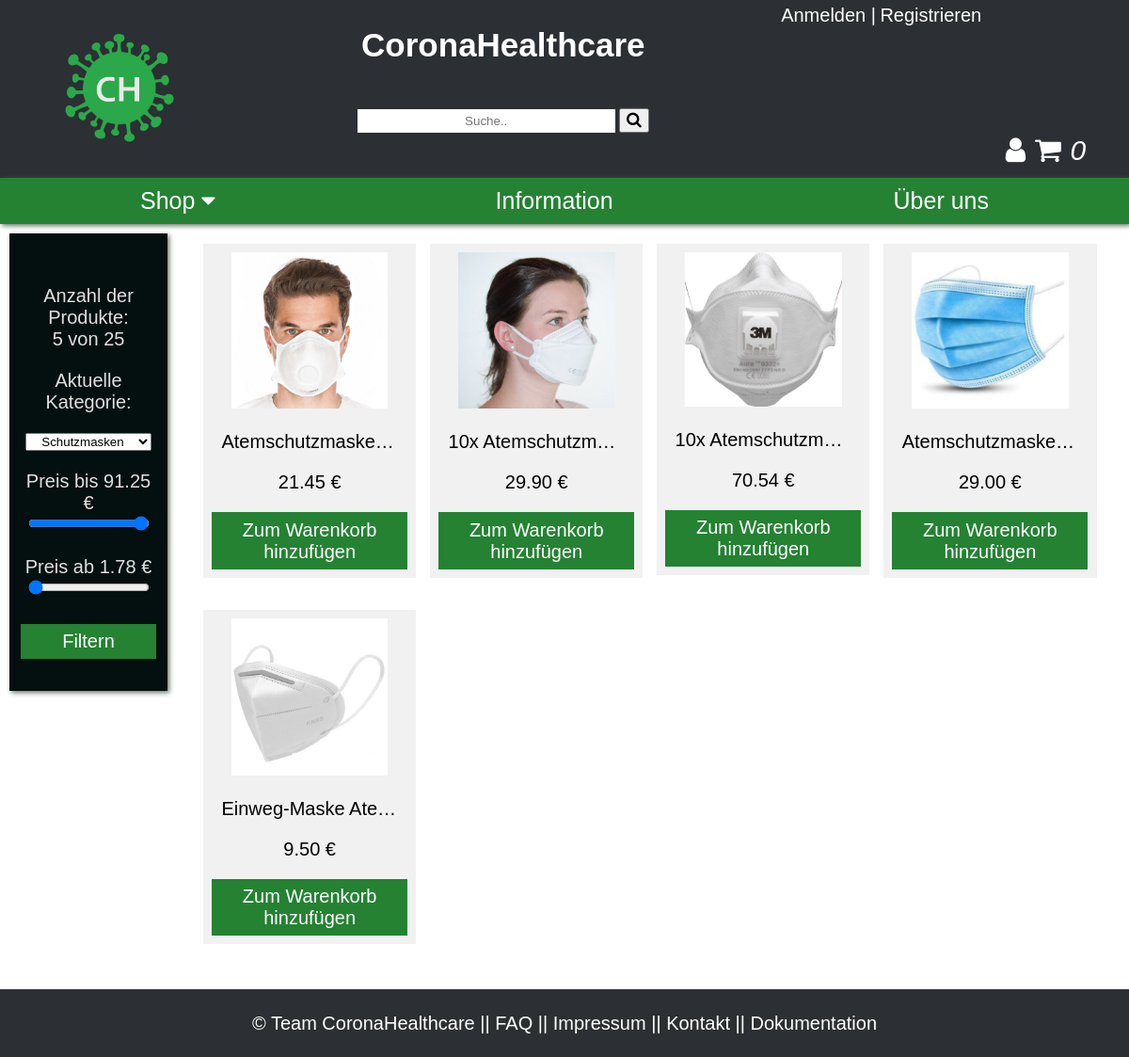
Screenshot of /index.php?c=shop&a=shop&categoryId=1 with the database file from the repository.
### tables this page shows
CREATE TABLE IF NOT EXISTS `product` (
  `id` INT NOT NULL AUTO_INCREMENT,
  `name` VARCHAR(45) NULL,
  `price` DECIMAL(10,2) NULL,
  `description` VARCHAR(255) NULL DEFAULT 'Zu diesem Produkt gibt es noch keine Beschreibung.',
  `picturepath` VARCHAR(255) NULL DEFAULT 'Kein Bild angegeben',
  `category_id` INT NOT NULL,
  PRIMARY KEY (`id`),
  INDEX `fk_product_category_idx` (`category_id` ASC),
  CONSTRAINT `fk_product_category1`
    FOREIGN KEY (`category_id`)
    REFERENCES `category` (`id`)
    ON DELETE NO ACTION
    ON UPDATE NO ACTION);

### core/controller.class.php (called while the page is built, shortened)
<?php
class Controller
{
	private $_action = null;
	private $_controllerName = null;
	protected $_params = [];
	public function __construct($action = null, $controllerName = null)
	{
		$this->_action         = $action;
		$this->_controllerName = $controllerName;
	}
	public function renderHTML()
	{
		$viewPath = $this->viewPath($this->_controllerName, $this->_action);
		extract($this->_params);
		if(file_exists($viewPath))
		{
				include $viewPath;
		}
		include __DIR__.'/../views/layout.php';
	}
	protected function viewPath($controllerName, $action)
	{
		return __DIR__.'/../views/'.$controllerName.'/'.$action.'.php';
	}
}

### core/_baseModel.class.php (called while the page is built, shortened)
<?php
abstract class BaseModel
{
    public static function tablename()
    {
        $class = get_called_class();
        if(defined($class.'::TABLENAME'))
        {
            return $class::TABLENAME;
        }
        return null;
    }
    public static function find($where = '')
    {
        $db = $GLOBALS['db'];
        $result = null;
        try
        {
            $sql = 'SELECT * FROM ' . self::tablename();
            if(!empty($where))
            {
                $sql .= ' WHERE ' . $where . ';';
            }
            $result = $db->query($sql)->fetchAll();
        }
        catch (PDOException $e)
        {
            die('Select statement failed: ' . $e->getMessage());
        }
        return $result;
    }
    public static function findOne($whereStr = '')
    {
        $results = self::find($whereStr);
        if(count($results) > 0)
        {
            return $results[0];
        }
        return null;
    }
}

### controller/shop_controller.php (called while the page is built, shortened)
<?php
class ShopController extends \app\core\Controller
{
    public function actionShop($categoryId = null, $priceMax = null, $priceMin = null)
    {
        if(isset($_GET['categoryId']))
        {
            $categoryId = $_GET['categoryId'];
        }
        $products = \app\models\Product::find();
        $amountOfAllProducts = count($products);
        $highestPrice = 0;
        foreach ($products as $key=>$product) {
            if ($product['price'] > $highestPrice) {
                $highestPrice = $product['price'] + 1;
            }
        }
        $lowestPrice = 10000;
        foreach ($products as $key=>$product) {
            if ($product['price'] < $lowestPrice) {
                $lowestPrice = $product['price'];
            }
        }
        if(!empty($categoryId))
        {
            $currentCategory = \app\models\Category::findOne('id = ' . $categoryId);
            $filterString = 'category_id = ' .$categoryId;
            $products = \app\models\Product::find($filterString);
        }
        $amountOfFilteredProducts = count($products);
    }
}

### views/shop/shop.php (the view, shortened to what this page needs)
<html>
<!DOCTYPE html>
<html>
<head>
</head>
<body>
        <div class="sidebar">
            <p>
            <form action="index.php?c=shop&a=shop" method="post">
                 <p>Anzahl der Produkte: <br><?= $amountOfFilteredProducts ?> von <?= $amountOfAllProducts ?></p>
                 <p> Aktuelle Kategorie:</p>
                <select name="categoryId" id="categoryId">
                    <?php foreach($categories as $category) : ?>
                        <option value="<?=$category['id']?>"
                          <?php
                          if(isset($currentCategory))
                          {
                            if ($category['name'] == $currentCategory)
                            {
                                echo "selected='selected'";
                            }
                          }
                          ?>
                            >
                            <?=$category['name']?>
                        </option>
                    <?php endforeach; ?>
                </select>
                <p>Preis bis <?=$_POST['priceMax'] ?? $highestPrice?> €
                <input name="priceMax" type="range"  min="<?=$lowestPrice?>" max="<?=$highestPrice?>" value="<?=htmlspecialchars($_POST['priceMax'] ?? $highestPrice)?>" class="slider"></p>
                <p>Preis ab <?=$_POST['priceMin'] ?? $lowestPrice?> €
                <input name="priceMin" type="range"  min="<?=$lowestPrice?>" max="<?=$highestPrice?>" value="<?=htmlspecialchars($_POST['priceMin'] ?? $lowestPrice)?>" class="slider"></p>
                <input value="Filtern" type="submit"></input>
            </form>
        </div>
        <div class = "products">
        <?php foreach ($products as $key => $value) : ?>
            <div class="columnShop">
                <div class="productCard">
                <a href="index.php?c=shop&a=product&productID=<?=$products[$key]['id']?>">
                <?php if($products[$key]['picturepath'] != 'Kein Bild angegeben'):  ?>
                    <img class="img" src="assets/<?=$products[$key]['picturepath']?>">
                <?php else : ?>
                    <img class="img" src="assets/Logo.png">
                <?php endif; ?>
                <form action="index.php?c=shop&a=addProduct" method="post">
                <p><?= $products[$key]['name']; ?> </p>
                <p>    <?= $products[$key]['price']; ?> € </p>
                <button>Zum Warenkorb hinzufügen</button>
                </form>
                </div>
            </div>
<?php endforeach; ?>
</div>
</body>
</html>

### assets/styles/style.css (style rules this page uses)
* { text-decoration: none; text-align: center; font-family: Arial, sans-serif; }
body { margin: 0; margin-bottom: 10vh; }
a { color: white; }
.sidebar { float: left; margin-top: 10px; margin-left: 10px; margin-bottom: 15px; padding: 1%; box-shadow: 2px 2px 5px rgb(103, 117, 105); background: rgb(4, 15, 15); color: rgb(224, 224, 224); width: 12%; }
.sidebar p { padding: 0.6%; font-size: 20px; }
.columnShop { display: inline; float: left; height: 420px; width: 23%; padding: 1.5% 1.5% 1.5% 0; }
.products { margin-bottom: 100px; float: right; width: 82%; padding-top: 0.5%; }
.productCard { padding: 4%; text-align: center; background-color: #f1f1f1; }
.productCard img { width: 80%; height: 80%; }
.productCard p { white-space: nowrap; overflow: hidden; text-overflow: ellipsis; color: black; font-size: 20px; padding-left: 5%; padding-right: 5%; }
.productCard button, .sidebar input[type=submit] { border: none; outline: 0; padding: 3.5%; color: white; background-color: rgb(36, 130, 50); text-align: center; cursor: pointer; width: 100%; font-size: 20px; transition-duration: 0.3s; }
.sidebar input[type=submit] { padding: 5%; }
input[type=submit] { display: inline-block; border: none; margin: 5px 0 22px 0; padding: 20px; background: rgb(44, 47, 51); color: white; transition-duration: 0.3s; cursor: pointer; font-size: 20px; }
@media only screen and (max-width:1400px) { .columnShop { height: 360px; } }

### rows the page displays
product: picturepath (picture), name "Atemschutzmaske…", price "21.45"
product: picturepath (picture), name "10x Atemschutzm…", price "29.90"
product: picturepath (picture), name "10x Atemschutzm…", price "70.54"
product: picturepath (picture), name "Atemschutzmaske…", price "29.00"
product: picturepath (picture), name "Einweg-Maske Ate…", price "9.50"

### other values shown
$amountOfFilteredProducts "5"
$amountOfAllProducts "25"
$_POST['priceMax'] "91.25"
$_POST['priceMin'] "1.78"
form field categoryId "Schutzmasken"
